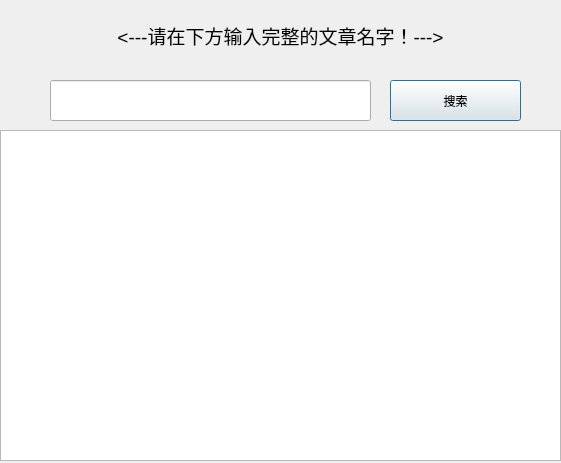
<?xml version="1.0" encoding="UTF-8"?>
<ui version="4.0">
 <class>Show_Detail</class>
 <widget class="QDialog" name="Show_Detail">
  <property name="geometry">
   <rect>
    <x>0</x>
    <y>0</y>
    <width>561</width>
    <height>463</height>
   </rect>
  </property>
  <property name="windowTitle">
   <string>Dialog</string>
  </property>
  <widget class="QPushButton" name="showdetail">
   <property name="geometry">
    <rect>
     <x>390</x>
     <y>80</y>
     <width>131</width>
     <height>41</height>
    </rect>
   </property>
   <property name="text">
    <string>搜索</string>
   </property>
  </widget>
  <widget class="QTextBrowser" name="ShowText">
   <property name="geometry">
    <rect>
     <x>10</x>
     <y>480</y>
     <width>541</width>
     <height>161</height>
    </rect>
   </property>
  </widget>
  <widget class="QLineEdit" name="inputName">
   <property name="geometry">
    <rect>
     <x>50</x>
     <y>80</y>
     <width>321</width>
     <height>41</height>
    </rect>
   </property>
  </widget>
  <widget class="QListWidget" name="listWidget">
   <property name="geometry">
    <rect>
     <x>0</x>
     <y>130</y>
     <width>561</width>
     <height>331</height>
    </rect>
   </property>
  </widget>
  <widget class="QLabel" name="label">
   <property name="geometry">
    <rect>
     <x>60</x>
     <y>0</y>
     <width>441</width>
     <height>71</height>
    </rect>
   </property>
   <property name="text">
    <string>&lt;html&gt;&lt;head/&gt;&lt;body&gt;&lt;p align=&quot;center&quot;&gt;&lt;span style=&quot; font-size:14pt;&quot;&gt;&amp;lt;---请在下方输入完整的文章名字！---&amp;gt;&lt;/span&gt;&lt;/p&gt;&lt;/body&gt;&lt;/html&gt;</string>
   </property>
  </widget>
 </widget>
 <resources/>
 <connections/>
</ui>
